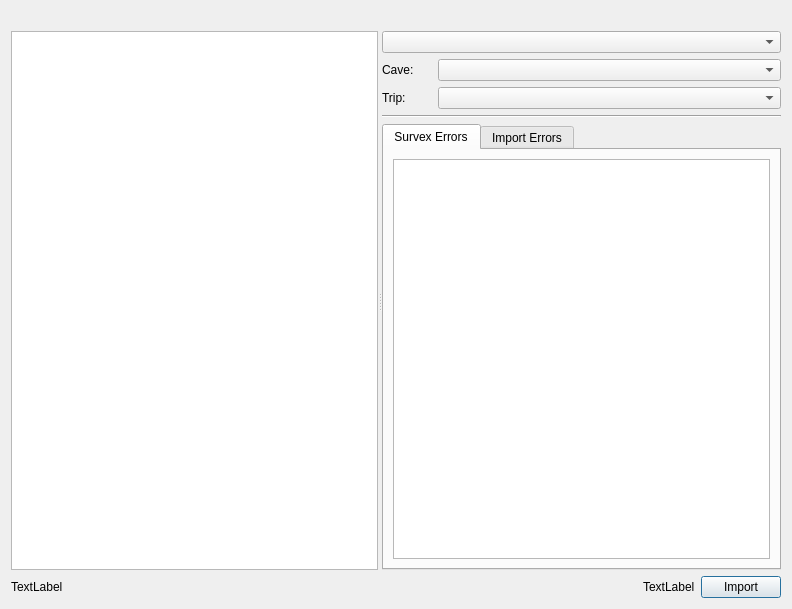
<?xml version="1.0" encoding="UTF-8"?>
<ui version="4.0">
 <class>cwImportTreeDataDialog</class>
 <widget class="QDialog" name="cwImportTreeDataDialog">
  <property name="geometry">
   <rect>
    <x>0</x>
    <y>0</y>
    <width>792</width>
    <height>609</height>
   </rect>
  </property>
  <property name="windowTitle">
   <string>Dialog</string>
  </property>
  <property name="SurvexErrorsText" stdset="0">
   <string>Survex Errors</string>
  </property>
  <layout class="QVBoxLayout" name="verticalLayout_2">
   <item>
    <widget class="QLabel" name="FileLabel">
     <property name="sizePolicy">
      <sizepolicy hsizetype="Ignored" vsizetype="Maximum">
       <horstretch>0</horstretch>
       <verstretch>0</verstretch>
      </sizepolicy>
     </property>
     <property name="text">
      <string/>
     </property>
    </widget>
   </item>
   <item>
    <widget class="QSplitter" name="splitter">
     <property name="orientation">
      <enum>Qt::Horizontal</enum>
     </property>
     <widget class="QTreeView" name="SurvexTreeView"/>
     <widget class="QWidget" name="layoutWidget">
      <layout class="QVBoxLayout" name="verticalLayout">
       <property name="leftMargin">
        <number>0</number>
       </property>
       <item>
        <widget class="QComboBox" name="TypeComboBox"/>
       </item>
       <item>
        <layout class="QHBoxLayout" name="horizontalLayout_2">
         <property name="spacing">
          <number>-1</number>
         </property>
         <item>
          <widget class="QLabel" name="CaveLabel">
           <property name="minimumSize">
            <size>
             <width>50</width>
             <height>0</height>
            </size>
           </property>
           <property name="text">
            <string>Cave: </string>
           </property>
          </widget>
         </item>
         <item>
          <widget class="QComboBox" name="CaveComboBox">
           <property name="sizePolicy">
            <sizepolicy hsizetype="Preferred" vsizetype="Fixed">
             <horstretch>1</horstretch>
             <verstretch>0</verstretch>
            </sizepolicy>
           </property>
          </widget>
         </item>
        </layout>
       </item>
       <item>
        <layout class="QHBoxLayout" name="horizontalLayout_3">
         <property name="spacing">
          <number>-1</number>
         </property>
         <item>
          <widget class="QLabel" name="TripLabel">
           <property name="minimumSize">
            <size>
             <width>50</width>
             <height>0</height>
            </size>
           </property>
           <property name="text">
            <string>Trip: </string>
           </property>
          </widget>
         </item>
         <item>
          <widget class="QComboBox" name="TripComboBox">
           <property name="sizePolicy">
            <sizepolicy hsizetype="Preferred" vsizetype="Fixed">
             <horstretch>1</horstretch>
             <verstretch>0</verstretch>
            </sizepolicy>
           </property>
          </widget>
         </item>
        </layout>
       </item>
       <item>
        <widget class="Line" name="line">
         <property name="orientation">
          <enum>Qt::Horizontal</enum>
         </property>
        </widget>
       </item>
       <item>
        <widget class="QTabWidget" name="tabWidget">
         <property name="currentIndex">
          <number>0</number>
         </property>
         <widget class="QWidget" name="SurvexErrorsWidget">
          <attribute name="title">
           <string notr="true">Survex Errors</string>
          </attribute>
          <layout class="QVBoxLayout" name="verticalLayout_3">
           <item>
            <widget class="QListView" name="SurvexErrorListView"/>
           </item>
          </layout>
         </widget>
         <widget class="QWidget" name="ImportErrorsWidget">
          <attribute name="title">
           <string>Import Errors</string>
          </attribute>
          <layout class="QVBoxLayout" name="verticalLayout_4">
           <item>
            <widget class="QListView" name="ImportErrorListView"/>
           </item>
          </layout>
         </widget>
        </widget>
       </item>
      </layout>
     </widget>
    </widget>
   </item>
   <item>
    <layout class="QHBoxLayout" name="horizontalLayout">
     <item>
      <widget class="QLabel" name="HintLabel">
       <property name="text">
        <string>TextLabel</string>
       </property>
      </widget>
     </item>
     <item>
      <spacer name="horizontalSpacer">
       <property name="orientation">
        <enum>Qt::Horizontal</enum>
       </property>
       <property name="sizeHint" stdset="0">
        <size>
         <width>40</width>
         <height>20</height>
        </size>
       </property>
      </spacer>
     </item>
     <item>
      <widget class="QLabel" name="WarningLabel">
       <property name="text">
        <string>TextLabel</string>
       </property>
      </widget>
     </item>
     <item>
      <widget class="QPushButton" name="ImportButton">
       <property name="text">
        <string>Import</string>
       </property>
      </widget>
     </item>
    </layout>
   </item>
  </layout>
 </widget>
 <resources/>
 <connections/>
</ui>
